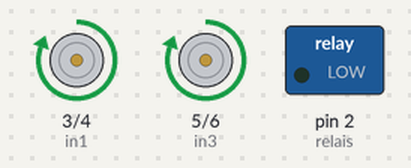
A sketch run on a simulated Arduino Uno, built with avr-gcc and run on an emulated ATmega328P. Shown: motor-driver pin pairs drawn as motors (green arrow = first pin HIGH = forward, orange = second pin HIGH = backward, longer = more drive, scaled by the enable pin), switched loads named in the sketch (green lamp = pin HIGH).

Above: at 1.0 s.
At 3.0 s:
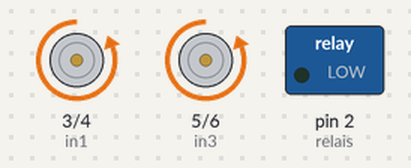
At 4.5 s:
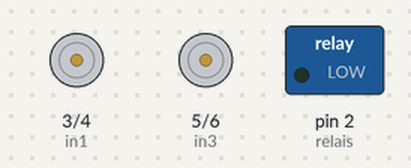
At 5.5 s:
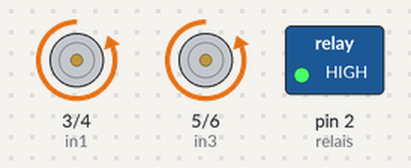
At 6.5 s:
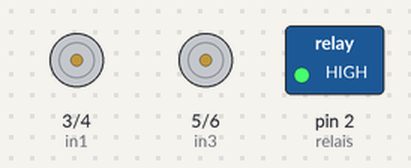
Timing chart, 0 to 9.1 s (numbered marks = the images above):
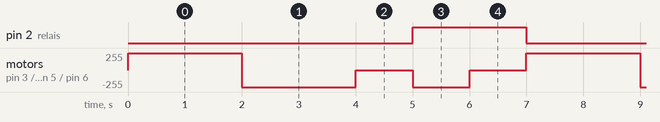

Measured:
- by itself, pin 2 (relais): alternates HIGH for 2.0 s and LOW for 5.0 s
- by itself, motor on pin 3 (in1) / pin 4 (in2), motor on pin 5 (in3) / pin 6 (in4): repeats every 7.0 s: backward 255/255 2.0 s, stopped 1.0 s, backward 255/255 1.0 s, stopped 1.0 s, forward 255/255 2.0 s

The sketch:

testMoteurPWM.ino
```cpp
// connect motor controller pins to Arduino digital pins
// motor one
int enB = 10;
int in3 = 5;
int in4 = 6;
// motor two
int enA = 9;
int in1 = 3;
int in2 = 4;

int relais = 2;
int microstart= 7;
void setup()
{
  // set all the motor control pins to outputs
  pinMode(enA, OUTPUT);
  pinMode(enB, OUTPUT);
  pinMode(in1, OUTPUT);
  pinMode(in2, OUTPUT);
  pinMode(in3, OUTPUT);
  pinMode(in4, OUTPUT);
  pinMode(relais, OUTPUT);
  digitalWrite(relais, LOW);
  pinMode(microstart, INPUT);
  Serial.begin(9600);

  digitalWrite(enA, HIGH);
  digitalWrite(enB, HIGH);
}
void demoOne()
{
  // this function will run the motors in both directions at a fixed speed
  // turn on motor A
  digitalWrite(in1, HIGH);
  digitalWrite(in2, LOW);
  // set speed to 200 out of possible range 0~255
  //analogWrite(enA, 255);
  // turn on motor B
  digitalWrite(in3, HIGH);
  digitalWrite(in4, LOW);
  // set speed to 200 out of possible range 0~255
  //analogWrite(enB, 255);
  delay(2000);
  // now change motor directions
  digitalWrite(in1, LOW);
  digitalWrite(in2, HIGH);
  digitalWrite(in3, LOW);
  digitalWrite(in4, HIGH);
  delay(2000);
  // now turn off motors
  digitalWrite(in1, LOW);
  digitalWrite(in2, LOW);
  digitalWrite(in3, LOW);
  digitalWrite(in4, LOW);
}
void demoTwo()
{
  // this function will run the motors across the range of possible speeds
  // note that maximum speed is determined by the motor itself and the operating voltage
  // the PWM values sent by analogWrite() are fractions of the maximum speed possible
  // by your hardware
  // turn on motors
  digitalWrite(in1, LOW);
  digitalWrite(in2, HIGH);
  digitalWrite(in3, LOW);
  digitalWrite(in4, HIGH);
  // accelerate from zero to maximum speed
  /*for (int i = 0; i < 256; i++)
  {
    analogWrite(enA, i);
    analogWrite(enB, i);
    delay(20);
  }
  // decelerate from maximum speed to zero
  for (int i = 255; i >= 0; --i)
  {
    analogWrite(enA, i);
    analogWrite(enB, i);
    delay(20);
  }*/
  // now turn off motors
  delay(1000);
  digitalWrite(in1, LOW);
  digitalWrite(in2, LOW);
  digitalWrite(in3, LOW);
  digitalWrite(in4, LOW);
}
void loop()
{ //if(digitalRead(microstart)==1){
  demoOne();
  delay(1000);
  digitalWrite(relais, HIGH);
  demoTwo();
  delay(1000);
  digitalWrite(relais, LOW);
//}
  /*digitalWrite(in1, LOW);
  digitalWrite(in2, HIGH);
  digitalWrite(in3, LOW);
  digitalWrite(in4, HIGH);
  delay(1000);
  digitalWrite(relais, HIGH);
  delay(1000);
  digitalWrite(relais, LOW);*/

}
```
